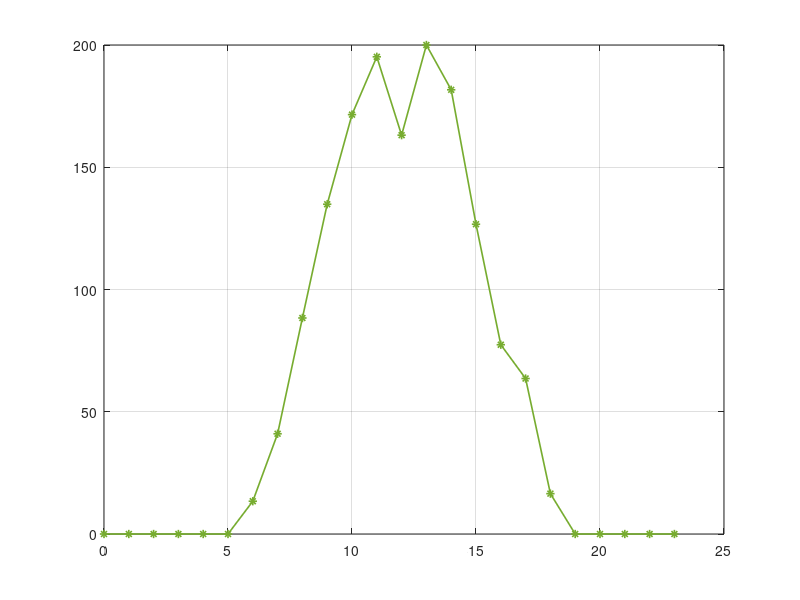

MATLAB code for this plot: (Note: this script raises an error after producing the figure.)
clear;
close all;
clc;

PV = [0,0,0,0,0,0,0.0670217995175985,0.204959666510439,0.441740303387099,0.674386614692288,0.857661076753659,0.975895167221085,0.815624321265675,1,0.908416115105721,0.633496801137035,0.387087186639079,0.317973456486700,0.0825036103903032,0,0,0,0,0]';
PV = PV*0.2;

T = [2960 2810 2620 2500 2460 2420 2450 2580 2680 2960 3300 3450 3500 3400 3220 3170 3170 3300 3690 3715 3640 3600 3480 3200];
T = T/3715;

figure;
ax = gca;
plot(0:length(PV)-1, PV*1000, 'LineStyle', '-', 'Marker', '*', 'Color', '#77AC30', ...
    'LineWidth', 1.2);
% plot(0:length(PV)-1, PV*1000, 'LineStyle', '-', 'Marker', '*', 'Color', 'k', ...
%     'LineWidth', 1.2);
grid on;
ax.FontName = 'Times New Roman';
ax.FontSize = 11;
ax.XAxis.Color = 'k';
ax.YAxis.Color = 'k';
xlabel('\fontname{宋体}时段\fontname{Times New Roman}(h)', 'FontSize', 11, ...
    'Color', 'k');
ylabel('\fontname{宋体}分布式光伏最大有功出力\fontname{Times New Roman}(kW)', ...
    'FontSize', 11, 'Color', 'k');
title('分布式光伏日有功出力曲线', 'FontName', '宋体', 'FontSize', 12, 'Color', 'k');
axis tight;

figure;
ax = gca;
plot(0:length(T)-1, T, 'LineStyle', '-', 'Marker', '*', 'Color', '#A2142F', ...
    'LineWidth', 1.2);
% plot(0:length(T)-1, T, 'LineStyle', '-', 'Marker', '*', 'Color', 'k', ...
%     'LineWidth', 1.2);
grid on;
ax.FontName = 'Times New Roman';
ax.FontSize = 11;
ax.XAxis.Color = 'k';
ax.YAxis.Color = 'k';
xlabel('\fontname{宋体}时段\fontname{Times New Roman}(h)', 'FontSize', 11, ...
    'Color', 'k');
ylabel('\fontname{宋体}负荷功率波动标幺值\fontname{Times New Roman}(p.u.)', ...
    'FontSize', 11, 'Color', 'k')
title('负荷日波动曲线', 'FontName', '宋体', 'FontSize', 12, 'Color', 'k');
axis tight;